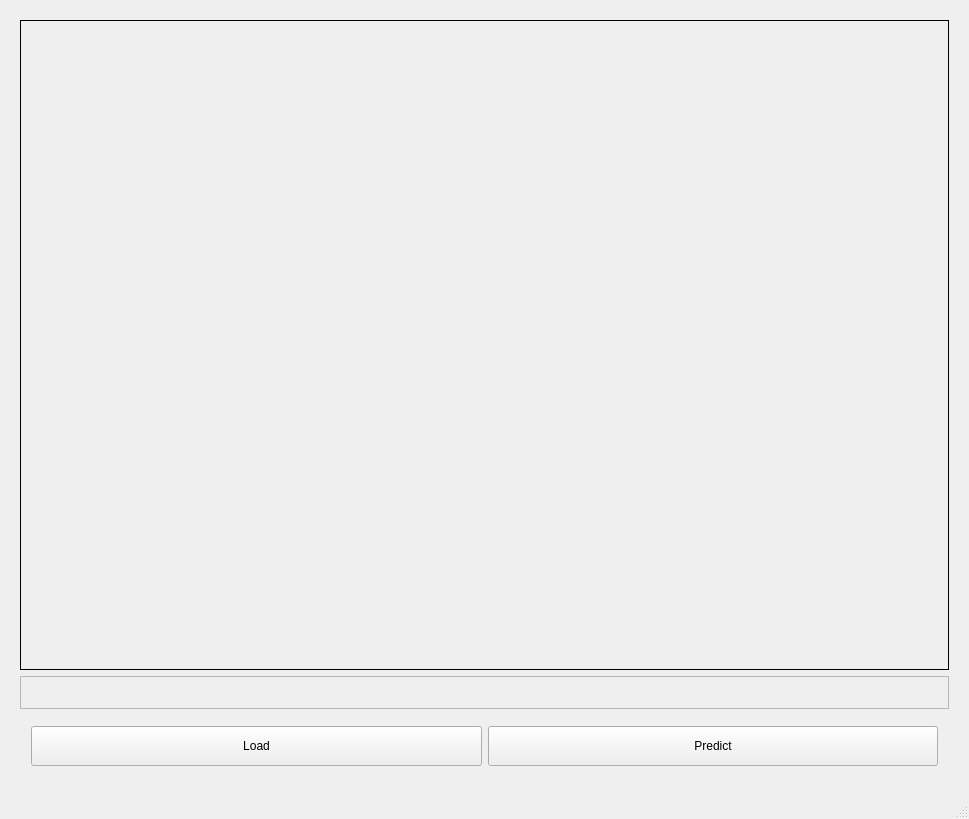
<?xml version="1.0" encoding="UTF-8"?>
<ui version="4.0">
 <class>MainWindow</class>
 <widget class="QMainWindow" name="MainWindow">
  <property name="geometry">
   <rect>
    <x>0</x>
    <y>0</y>
    <width>953</width>
    <height>763</height>
   </rect>
  </property>
  <property name="windowTitle">
   <string>MainWindow</string>
  </property>
  <widget class="QWidget" name="centralwidget">
   <layout class="QVBoxLayout" name="verticalLayout_2">
    <item>
     <layout class="QVBoxLayout" name="verticalLayout">
      <property name="leftMargin">
       <number>11</number>
      </property>
      <property name="topMargin">
       <number>11</number>
      </property>
      <property name="rightMargin">
       <number>11</number>
      </property>
      <property name="bottomMargin">
       <number>11</number>
      </property>
      <item>
       <widget class="QLabel" name="lbl_display">
        <property name="sizePolicy">
         <sizepolicy hsizetype="Minimum" vsizetype="Preferred">
          <horstretch>0</horstretch>
          <verstretch>0</verstretch>
         </sizepolicy>
        </property>
        <property name="minimumSize">
         <size>
          <width>929</width>
          <height>650</height>
         </size>
        </property>
        <property name="frameShape">
         <enum>QFrame::Box</enum>
        </property>
        <property name="text">
         <string/>
        </property>
       </widget>
      </item>
      <item>
       <widget class="QLabel" name="lbl_result">
        <property name="font">
         <font>
          <pointsize>20</pointsize>
          <weight>75</weight>
          <bold>true</bold>
         </font>
        </property>
        <property name="frameShape">
         <enum>QFrame::StyledPanel</enum>
        </property>
        <property name="text">
         <string/>
        </property>
       </widget>
      </item>
      <item>
       <spacer name="verticalSpacer">
        <property name="orientation">
         <enum>Qt::Vertical</enum>
        </property>
        <property name="sizeType">
         <enum>QSizePolicy::Expanding</enum>
        </property>
        <property name="sizeHint" stdset="0">
         <size>
          <width>20</width>
          <height>40</height>
         </size>
        </property>
       </spacer>
      </item>
      <item>
       <layout class="QHBoxLayout" name="horizontalLayout_2">
        <property name="leftMargin">
         <number>11</number>
        </property>
        <property name="topMargin">
         <number>11</number>
        </property>
        <property name="rightMargin">
         <number>11</number>
        </property>
        <property name="bottomMargin">
         <number>11</number>
        </property>
        <item>
         <widget class="QPushButton" name="btn_load">
          <property name="sizePolicy">
           <sizepolicy hsizetype="Minimum" vsizetype="Fixed">
            <horstretch>0</horstretch>
            <verstretch>0</verstretch>
           </sizepolicy>
          </property>
          <property name="minimumSize">
           <size>
            <width>0</width>
            <height>40</height>
           </size>
          </property>
          <property name="text">
           <string>Load</string>
          </property>
         </widget>
        </item>
        <item>
         <widget class="QPushButton" name="btn_predict">
          <property name="minimumSize">
           <size>
            <width>0</width>
            <height>40</height>
           </size>
          </property>
          <property name="text">
           <string>Predict</string>
          </property>
         </widget>
        </item>
       </layout>
      </item>
     </layout>
    </item>
   </layout>
  </widget>
  <widget class="QMenuBar" name="menubar">
   <property name="geometry">
    <rect>
     <x>0</x>
     <y>0</y>
     <width>953</width>
     <height>26</height>
    </rect>
   </property>
  </widget>
  <widget class="QStatusBar" name="statusbar"/>
 </widget>
 <resources/>
 <connections/>
</ui>
